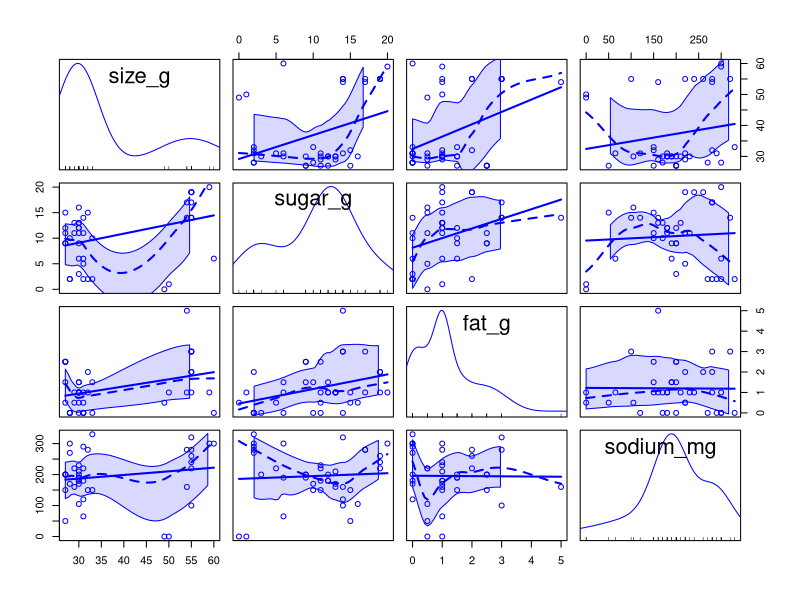
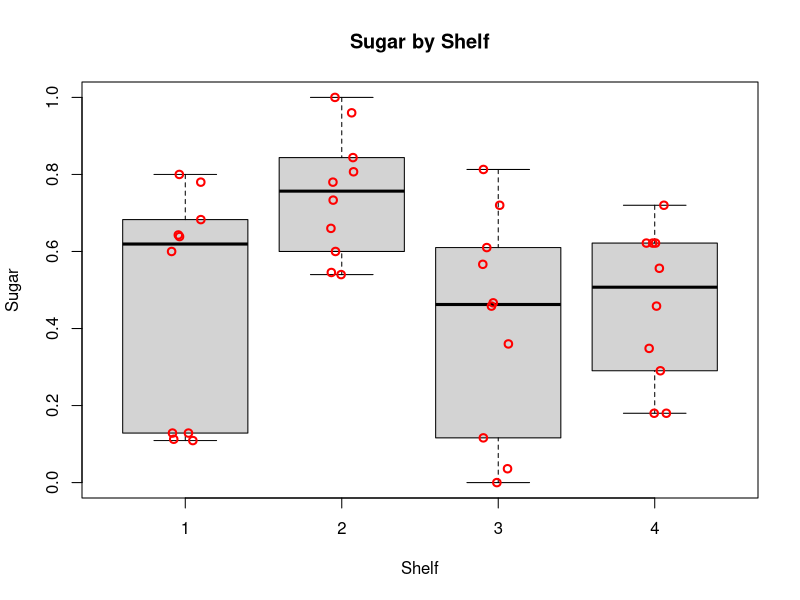
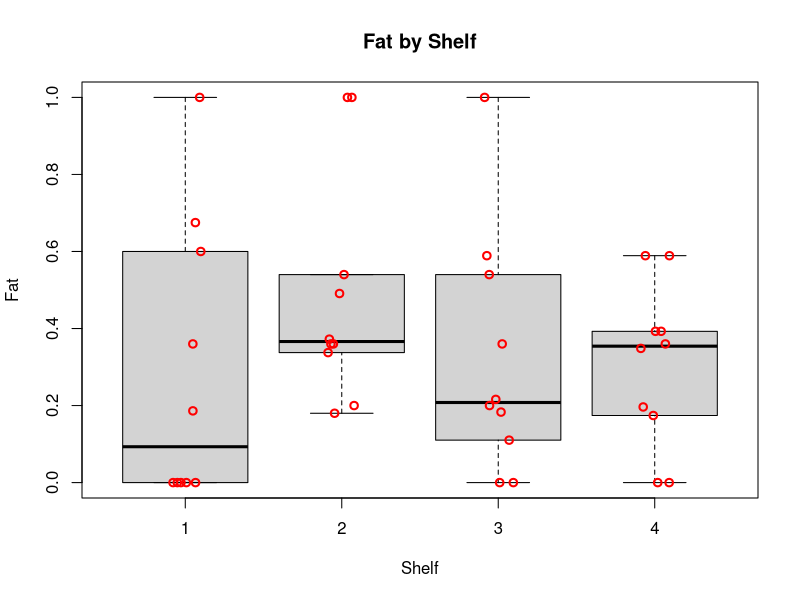
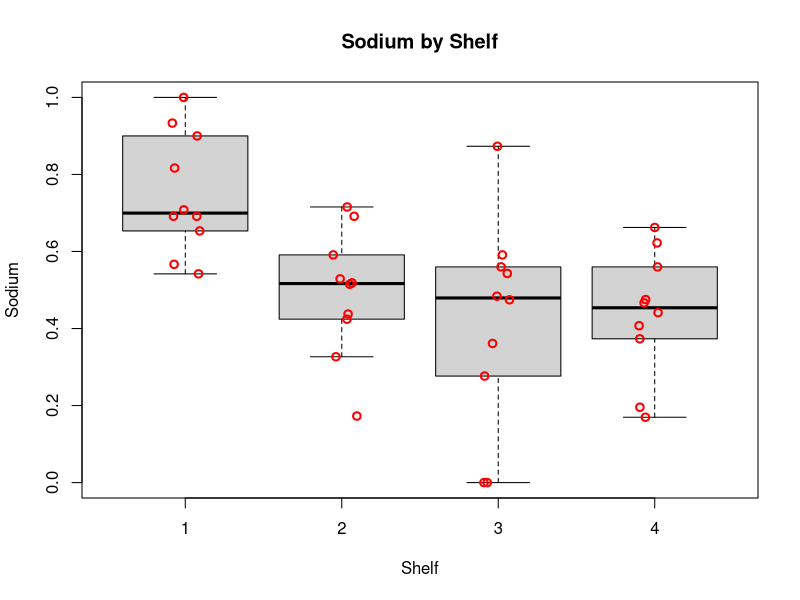
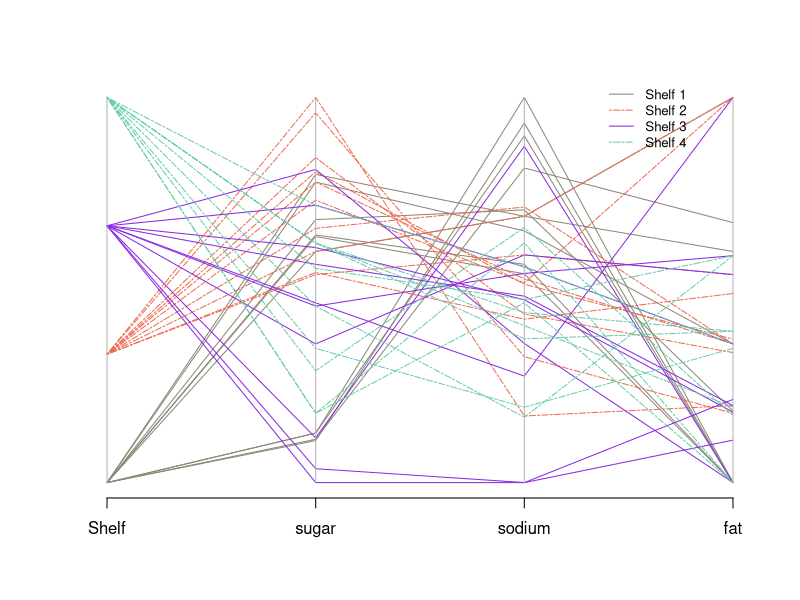
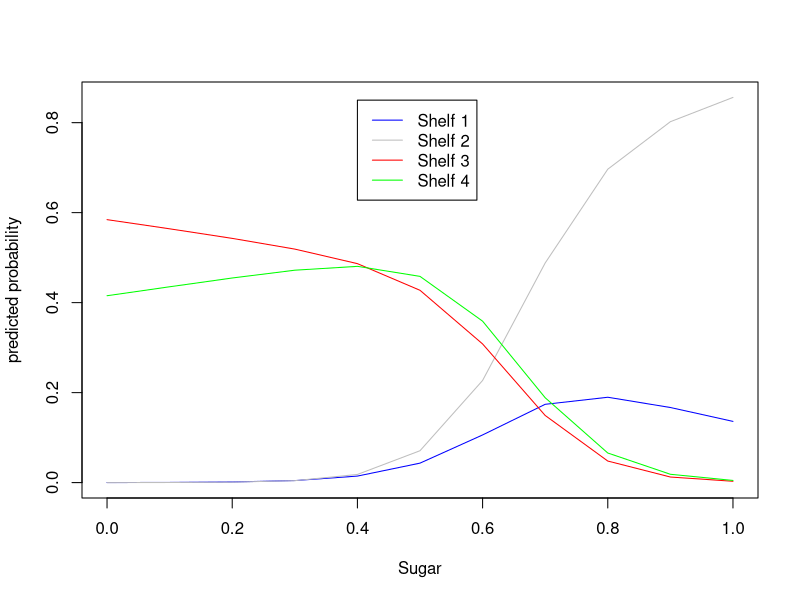
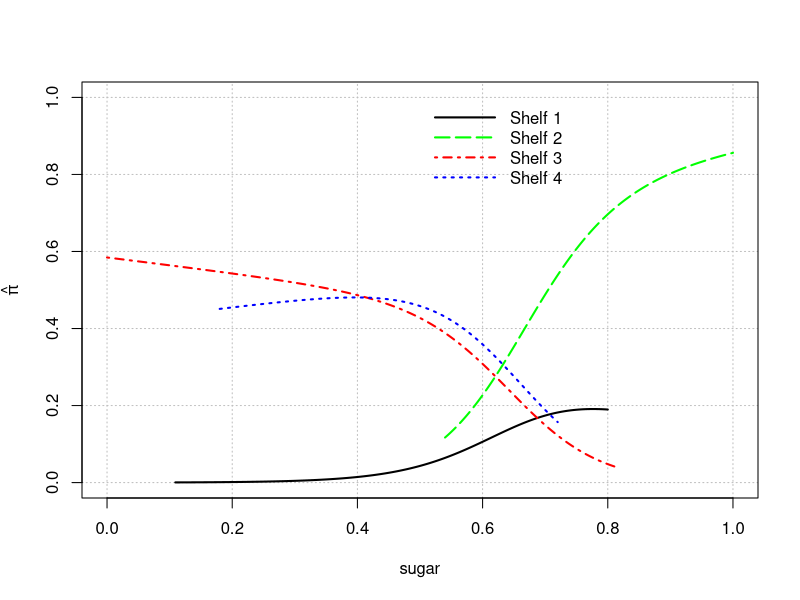

Here is the R script that generated these plots, in order:
## ---- chunk 1

#Load libraries and insert a function to tidy up the code when they are printed out
library(vcd)
library(nnet)
library(car)
library(Hmisc)
library(skimr)
library(MASS)

rm(list = ls())
library(knitr)
opts_chunk$set(tidy.opts=list(width.cutoff=60),tidy=TRUE)

## ---- chunk 2
cereal <- read.csv("cereal_dillons.csv")
str(cereal)
## ---- chunk 3
# Examine the data to check data validity before proceeding with the questions.
skim(cereal)
## ---- chunk 4
#suppress warnings
oldw <- getOption("warn")
options(warn = -1)
scatterplotMatrix(~ size_g + sugar_g + fat_g + sodium_mg, data = cereal)
#restore old warning level
options(warn = oldw)
## ---- chunk 5
# the formula is from textbook
standardize <- function(x) { (x - min(x)) / (max(x) - min(x))}
cereal2 <- data.frame(Shelf = cereal$Shelf, Cereal = cereal$Cereal, 
                      sugar = standardize(cereal$sugar_g / cereal$size_g), 
                      fat = standardize(cereal$fat_g / cereal$size_g), 
                      sodium = standardize(cereal$sodium / cereal$size_g))

head(cereal2)
## ---- chunk 6
# this code is from textbook
boxplot(formula = sugar ~ Shelf, data = cereal2, ylab = "Sugar", 
        xlab = "Shelf", main = "Sugar by Shelf", pars = list(outpch=NA))
stripchart(x = cereal2$sugar ~ cereal2$Shelf, lwd = 2, col = "red", 
           method = "jitter", vertical = TRUE, pch = 1, add = TRUE)

boxplot(formula = fat ~ Shelf, data = cereal2, ylab = "Fat", 
        xlab = "Shelf", main = "Fat by Shelf",pars = list(outpch=NA))
stripchart(x = cereal2$fat ~ cereal2$Shelf, lwd = 2, col = "red", 
           method = "jitter", vertical = TRUE, pch = 1, add = TRUE)

boxplot(formula = sodium ~ Shelf, data = cereal2, ylab = "Sodium", 
        xlab = "Shelf", main = "Sodium by Shelf", pars = list(outpch=NA))
stripchart(x = cereal2$sodium ~ cereal2$Shelf, lwd = 2, col = "red", 
           method = "jitter", vertical = TRUE, pch = 1, add = TRUE)

## ---- chunk 7
cereal3<-data.frame(cereal2[1], cereal2[3], cereal2[5], cereal2[4])

# Colors by condition:
cereal.colors<-ifelse(test = cereal2$Shelf==1, yes = "cornsilk4", 
                no = ifelse(test = cereal2$Shelf==2, yes = "coral2", 
                no = ifelse(test = cereal2$Shelf==3, yes = "blueviolet", no= "aquamarine3")))
# Line type by condition:
cereal.lty<-ifelse(test = cereal2$Shelf==1, yes = "solid", 
                no = ifelse(test = cereal2$Shelf==2, yes = "twodash", 
                no = ifelse(test = cereal2$Shelf==3, yes = "solid", no = "twodash")))

parcoord(x = cereal3, col = cereal.colors, lty = cereal.lty)  # Plot
legend(x = 3.35, y = 1.05, legend = c("Shelf 1", "Shelf 2", "Shelf 3", "Shelf 4"), lty = c("solid", "twodash", "solid", "twodash"),
  col=c("cornsilk4", "coral2", "blueviolet","aquamarine3"), cex=0.8, bty="n")
## ---- chunk 8
levels(as.factor(cereal2$Shelf))
mod1 <- multinom(as.factor(Shelf) ~ sugar + fat + sodium, data=cereal2)
summary(mod1)
Anova(mod1)
## ---- chunk 9
## Create expanded models including interaction terms between all pairs of explanatory variables and triple interaction between all 3.

modA <- multinom(as.factor(Shelf) ~ sugar + fat + sodium + sugar:fat, data = cereal2)
Anova(modA)

modB <- multinom(as.factor(Shelf) ~ sugar + fat + sodium + sugar:sodium, data = cereal2)
Anova(modB)

modC <- multinom(as.factor(Shelf) ~ sugar + fat + sodium + fat:sodium, data = cereal2)
Anova(modC)

modD <- multinom(as.factor(Shelf) ~ sugar + fat + sodium + fat:sodium:sugar, data = cereal2)
Anova(modD)

modE <- multinom(as.factor(Shelf) ~ sugar + fat + sodium + sugar:fat +
                   sugar:sodium + fat:sodium + fat:sodium:sugar, data = cereal2)
Anova(modE)
## ---- chunk 10
stand.new <- function(meas, serv_size, comparison) {( meas/serv_size - min(comparison)) / (max(comparison) - min(comparison))}

newdata <- data.frame(sugar = stand.new(12, 28, cereal$sugar_g/cereal$size_g), 
                      fat = stand.new(0.5, 28, cereal$fat_g/cereal$size_g),
                      sodium = stand.new(130, 28, cereal$sodium_mg/cereal$size_g))

round(predict(object = mod1, newdata = newdata, type = "probs", se.fit = TRUE),7)
## ---- chunk 11
newfat <- c(rep(mean(cereal2$fat),11))
newsodium <- c(rep(mean(cereal2$sodium),11))
newsugar <- c(seq(0,1, 0.1))
simulated.data <- data.frame(sugar=newsugar, fat=newfat, sodium=newsodium)
pi.hat.sim <-predict(mod1, newdata=simulated.data, type="probs")
plot.new()
x<- seq(0,1,0.1)
plot(x,pi.hat.sim[,1],type='l',col="blue",
     ylim=range(min(pi.hat.sim), max(pi.hat.sim)),
     xlab = "Sugar", ylab = "predicted probability")
lines(x, pi.hat.sim[,2], col="gray")
lines(x, pi.hat.sim[,3], col="red")
lines(x, pi.hat.sim[,4], col="green")

legend(x = 0.4, y = 0.85 , legend = c("Shelf 1", "Shelf 2", "Shelf 3", "Shelf 4"), col=c("blue","gray","red","green"),lty = "solid")

## ---- chunk 12
## Open question: in figure 3.3, they have each line stop at the min/max for each type of kernel (equivalent to each shelf in our example). Is this what we want, or do we want it to go from 0 to 1 for each shelf? (code for both below, 0-1 is commented out.)


beta.hat<-coefficients(mod1)
beta.hat
mean_fat <- mean(cereal2$fat)
mean_sodium <- mean(cereal2$sodium)


# Create plotting area first to make sure get the whole region with respect to x-axis
curve(expr = 1/(1 + exp(beta.hat[1,1] + beta.hat[1,2]*x) + exp(beta.hat[2,1] + beta.hat[2,2]*x)), ylab = expression(hat(pi)), xlab = "sugar",
  xlim = c(min(cereal2$sugar), max(cereal2$sugar)), ylim = c(0, 1), col = "black", lty = "solid", lwd = 2, n = 1000, type = "n",
  panel.first = grid(col = "gray", lty = "dotted"))

## Plot each pi_j
# Shelf1
curve(expr = 1/(1 + exp(beta.hat[1,1] + beta.hat[1,2]*x + beta.hat[1,3]*mean_fat + beta.hat[1,4]*mean_sodium)
                + exp(beta.hat[2,1] + beta.hat[2,2]*x + beta.hat[2,3]*mean_fat + beta.hat[2,4]*mean_sodium)
                + exp(beta.hat[3,1] + beta.hat[3,2]*x + beta.hat[3,3]*mean_fat + beta.hat[3,4]*mean_sodium)),
  col = "black", lty = "solid", lwd = 2, n = 1000, add = TRUE,
  xlim = c(min(cereal2$sugar[cereal2$Shelf == 1]), max(cereal2$sugar[cereal2$Shelf == 1])))
  # xlim = c(0,1))  

# Shelf2
curve(expr = exp(beta.hat[1,1] + beta.hat[1,2]*x + beta.hat[1,3]*mean_fat + beta.hat[1,4]*mean_sodium)/
        (1 + exp(beta.hat[1,1] + beta.hat[1,2]*x + beta.hat[1,3]*mean_fat + beta.hat[1,4]*mean_sodium)
                + exp(beta.hat[2,1] + beta.hat[2,2]*x + beta.hat[2,3]*mean_fat + beta.hat[2,4]*mean_sodium)
                + exp(beta.hat[3,1] + beta.hat[3,2]*x + beta.hat[3,3]*mean_fat + beta.hat[3,4]*mean_sodium)), 
      col = "green", lty = "longdash", lwd = 2, n = 1000, add = TRUE, 
      xlim = c(min(cereal2$sugar[cereal2$Shelf == 2]), max(cereal2$sugar[cereal2$Shelf == 2])))
      # xlim = c(0,1))  

# Shelf3
curve(expr = exp(beta.hat[2,1] + beta.hat[2,2]*x + beta.hat[2,3]*mean_fat + beta.hat[2,4]*mean_sodium)/
        (1 + exp(beta.hat[1,1] + beta.hat[1,2]*x + beta.hat[1,3]*mean_fat + beta.hat[1,4]*mean_sodium)
                + exp(beta.hat[2,1] + beta.hat[2,2]*x + beta.hat[2,3]*mean_fat + beta.hat[2,4]*mean_sodium)
                + exp(beta.hat[3,1] + beta.hat[3,2]*x + beta.hat[3,3]*mean_fat + beta.hat[3,4]*mean_sodium)),
  col = "red", lty = "dotdash", lwd = 2, n = 1000, add = TRUE,
  xlim = c(min(cereal2$sugar[cereal2$Shelf == 3]), max(cereal2$sugar[cereal2$Shelf == 3])))
  # xlim = c(0,1))

# Shelf4
curve(expr = exp(beta.hat[3,1] + beta.hat[3,2]*x + beta.hat[3,3]*mean_fat + beta.hat[3,4]*mean_sodium)/
        (1 + exp(beta.hat[1,1] + beta.hat[1,2]*x + beta.hat[1,3]*mean_fat + beta.hat[1,4]*mean_sodium)
                + exp(beta.hat[2,1] + beta.hat[2,2]*x + beta.hat[2,3]*mean_fat + beta.hat[2,4]*mean_sodium)
                + exp(beta.hat[3,1] + beta.hat[3,2]*x + beta.hat[3,3]*mean_fat + beta.hat[3,4]*mean_sodium)),
  col = "blue", lty = "dotted", lwd = 2, n = 1000, add = TRUE,
  xlim = c(min(cereal2$sugar[cereal2$Shelf == 4]), max(cereal2$sugar[cereal2$Shelf == 4])))   
  # xlim = c(0,1))




legend(x = 0.5, y = 1.0, legend=c("Shelf 1", "Shelf 2", "Shelf 3", "Shelf 4"), 
       lty=c("solid","longdash", "dotdash", "dotted"),
  col=c("black","green","red", "blue"), bty="n", lwd = c(2,2,2), seg.len = 4)


## ---- chunk 13
sd.cereal<-apply(X=cereal2[, -c(2)], MARGIN = 2, FUN = sd)
c.value<-c(sd.cereal)[2:4]
# Estimated standard deviations for each explanatory variable
round(c.value,2)

conf.beta <- confint(object = mod1, level = 0.95)
ci.OR <- exp(c.value*conf.beta[2:4,1:2,])

#coefficients(mod1)
beta.hat2<-coefficients(mod1)[1,2:4]
beta.hat3<-coefficients(mod1)[2,2:4]
beta.hat4<-coefficients(mod1)[3,2:4]

# OR for j = 2 (Shelf 2 vs Shelf 1)
print("OR for j = 2 vs j = 1")
mid = exp(c.value*beta.hat2)
round(mid,4)
round(1/mid,4)
round(data.frame(low = ci.OR[,1,1], mid = mid, up = ci.OR[,2,1]),4)
# Significant variables
round(data.frame(low = 1/ci.OR[3,2,1], mid = 1/mid[3], up = 1/ci.OR[3,1,1]),4)

# OR for j = 3 (Shelf 3 vs Shelf 1)
print("OR for j = 3 vs j = 1")
mid = exp(c.value*beta.hat3)
round(mid,4)
round(1/mid,4)
round(data.frame(low = ci.OR[,1,2], mid = mid, up = ci.OR[,2,2]),4)
# Significant variables
round(data.frame(low = 1/ci.OR[c(1,3),2,2], mid = 1/mid[c(1,3)], up = 1/ci.OR[c(1,3),1,2]),4)

# OR for j = 4 (Shelf 4 vs Shelf 1)
print("OR for j = 3 vs j = 1")
mid = exp(c.value*beta.hat4)
round(mid,4)
round(1/mid,4)
round(data.frame(low = ci.OR[,1,3], mid = mid, up = ci.OR[,2,3]),4)
# Significant variables
round(data.frame(low = 1/ci.OR[c(1,3),2,3], mid = 1/mid[c(1,3)], up = 1/ci.OR[c(1,3),1,3]),4)

cereal2$new_shelf <- relevel(as.factor(cereal2$Shelf),"2")
mod.fit <- multinom(new_shelf ~ sugar + fat + sodium, data = cereal2)
conf.beta.new <- confint(object = mod.fit, level = 0.95)
ci.OR.new <- exp(c.value*conf.beta.new[2:4,1:2,])
beta.hat3.new<-coefficients(mod.fit)[2,2:4]
beta.hat4.new<-coefficients(mod.fit)[3,2:4]

# OR for j = 3 (Shelf 3 vs Shelf 2)
print("OR for j = 3 vs j = 2")
mid = exp(c.value*beta.hat3.new)
round(mid,4)
round(1/mid,4)
round(data.frame(low = ci.OR.new[,1,2], mid = mid, up = ci.OR.new[,2,2]),4)
# Significant variables
round(data.frame(low = 1/ci.OR.new[1,2,2], mid = 1/mid[1], up = 1/ci.OR.new[1,1,2]),4)

# OR for j = 4 (Shelf 4 vs Shelf 2)
print("OR for j = 4 vs j = 2")
mid = exp(c.value*beta.hat4.new)
round(mid,4)
round(1/mid,4)
round(data.frame(low = ci.OR.new[,1,3], mid = mid, up = ci.OR.new[,2,3]),2)
# Significant variables
round(data.frame(low = 1/ci.OR.new[1,2,3], mid = 1/mid[1], up = 1/ci.OR.new[1,1,3]),4)

cereal2$new_shelf <- relevel(as.factor(cereal2$Shelf),"3")
mod.fit <- multinom(new_shelf ~ sugar + fat + sodium, data = cereal2)
conf.beta.new <- confint(object = mod.fit, level = 0.95)
ci.OR.new <- exp(c.value*conf.beta.new[2:4,1:2,])
beta.hat4.new<-coefficients(mod.fit)[3,2:4]

# OR for j = 4 (Shelf 3 vs Shelf 3)
print("OR for j = 4 vs j = 3")
mid = exp(c.value*beta.hat4.new)
round(mid,4)
round(1/mid,4)
round(data.frame(low = ci.OR.new[,1,3], mid = mid, up = ci.OR.new[,2,3]),4)
